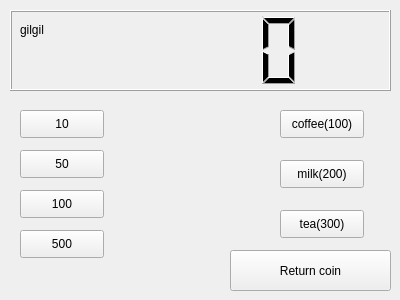
<?xml version="1.0" encoding="UTF-8"?>
<ui version="4.0">
 <class>Widget</class>
 <widget class="QWidget" name="Widget">
  <property name="geometry">
   <rect>
    <x>0</x>
    <y>0</y>
    <width>400</width>
    <height>300</height>
   </rect>
  </property>
  <property name="windowTitle">
   <string>Widget</string>
  </property>
  <widget class="QLabel" name="label">
   <property name="geometry">
    <rect>
     <x>20</x>
     <y>20</y>
     <width>63</width>
     <height>20</height>
    </rect>
   </property>
   <property name="text">
    <string>gilgil</string>
   </property>
  </widget>
  <widget class="QLCDNumber" name="lcdNumber">
   <property name="geometry">
    <rect>
     <x>10</x>
     <y>10</y>
     <width>381</width>
     <height>81</height>
    </rect>
   </property>
  </widget>
  <widget class="QPushButton" name="PB10">
   <property name="geometry">
    <rect>
     <x>20</x>
     <y>110</y>
     <width>84</width>
     <height>28</height>
    </rect>
   </property>
   <property name="text">
    <string>10</string>
   </property>
  </widget>
  <widget class="QPushButton" name="PB100">
   <property name="geometry">
    <rect>
     <x>20</x>
     <y>190</y>
     <width>84</width>
     <height>28</height>
    </rect>
   </property>
   <property name="text">
    <string>100</string>
   </property>
  </widget>
  <widget class="QPushButton" name="PB50">
   <property name="geometry">
    <rect>
     <x>20</x>
     <y>150</y>
     <width>84</width>
     <height>28</height>
    </rect>
   </property>
   <property name="text">
    <string>50</string>
   </property>
  </widget>
  <widget class="QPushButton" name="PB500">
   <property name="geometry">
    <rect>
     <x>20</x>
     <y>230</y>
     <width>84</width>
     <height>28</height>
    </rect>
   </property>
   <property name="text">
    <string>500</string>
   </property>
  </widget>
  <widget class="QPushButton" name="PBCoffee">
   <property name="geometry">
    <rect>
     <x>280</x>
     <y>110</y>
     <width>84</width>
     <height>28</height>
    </rect>
   </property>
   <property name="text">
    <string>coffee(100)</string>
   </property>
  </widget>
  <widget class="QPushButton" name="PBMilk">
   <property name="geometry">
    <rect>
     <x>280</x>
     <y>160</y>
     <width>84</width>
     <height>28</height>
    </rect>
   </property>
   <property name="text">
    <string>milk(200)</string>
   </property>
  </widget>
  <widget class="QPushButton" name="PBTea">
   <property name="geometry">
    <rect>
     <x>280</x>
     <y>210</y>
     <width>84</width>
     <height>28</height>
    </rect>
   </property>
   <property name="text">
    <string>tea(300)</string>
   </property>
  </widget>
  <widget class="QPushButton" name="PBReturn">
   <property name="geometry">
    <rect>
     <x>230</x>
     <y>250</y>
     <width>161</width>
     <height>41</height>
    </rect>
   </property>
   <property name="text">
    <string>Return coin</string>
   </property>
  </widget>
 </widget>
 <layoutdefault spacing="6" margin="11"/>
 <resources/>
 <connections/>
</ui>
